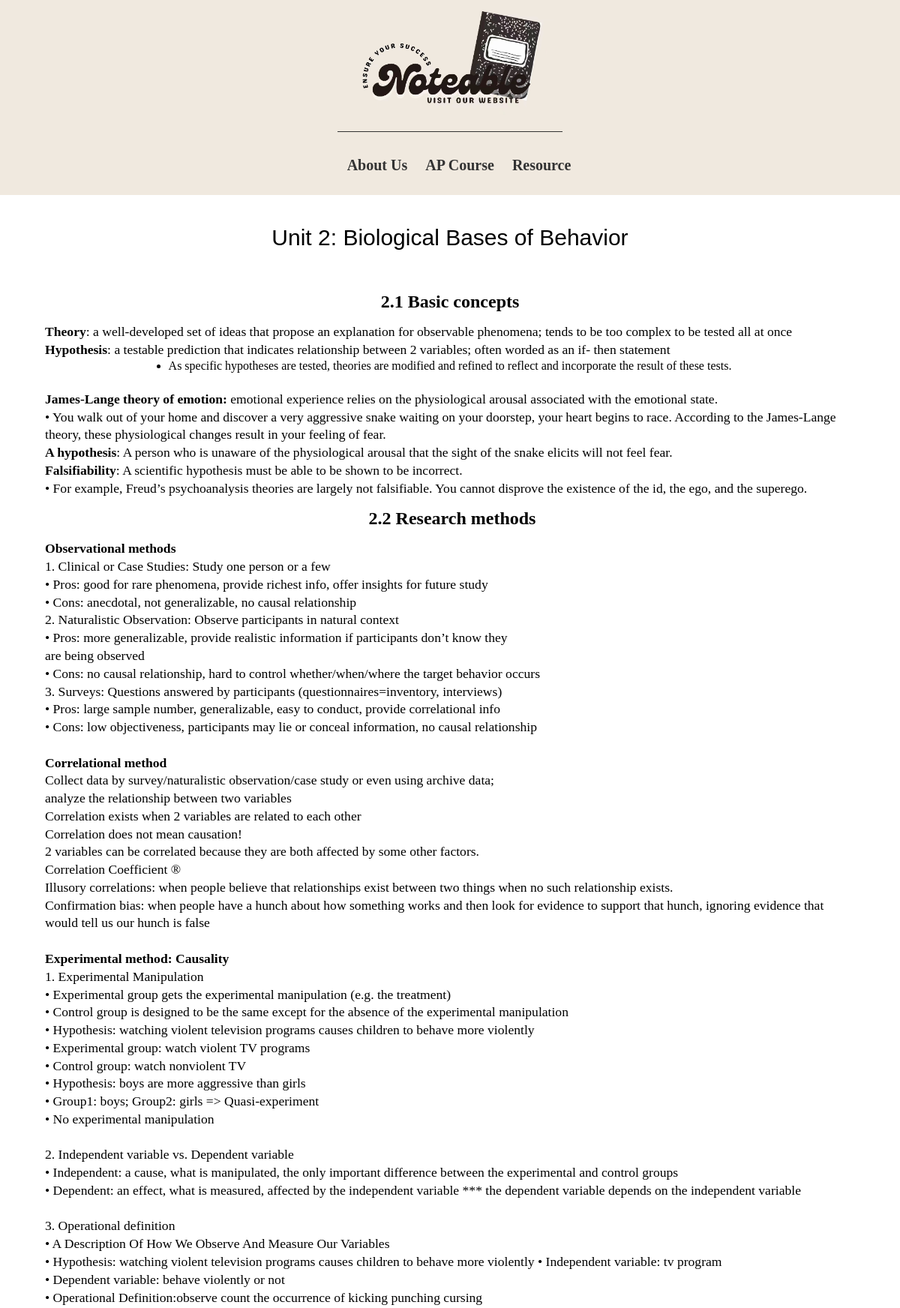
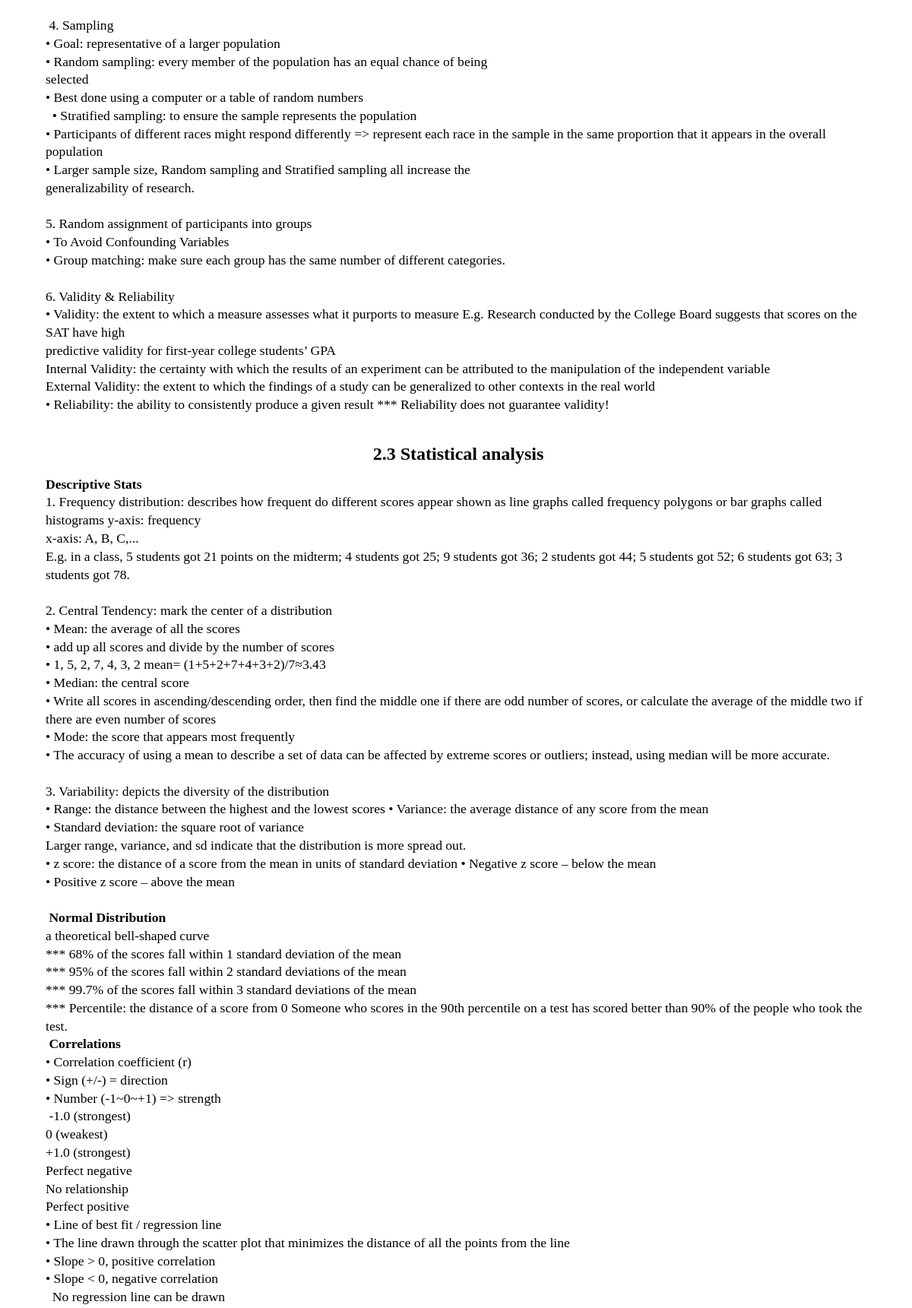
Page /course/psychology/2 (upper part) on the committed database (2 pictures, top to bottom).
### course/models.py (models this page shows, shortened)
class Psychology(models.Model):
    title = models.CharField(max_length = 50) #chapter title
    intro = models.CharField(max_length = 288,default = "") # breif intorduce of chapter
    notes = RichTextField(null=True) #notes
    """ notes = models.TextField(default="") #notes """

### course/views.py (the view)
# urls.py: path('psychology/<int:id>',views.psychology_notes, name="psychology_notes"),#psychology notes
def psychology_notes(request,id):
    psychology = Psychology.objects.get(id=id)
    dict_psychology = {}
    psychology.notes = markdown.markdown(psychology.notes,
    extension = [
        'markdown.extensison.extra',
        'markdown.extensions.codehilite'
    ])
    dict_psychology['chapter'] = psychology.title
    dict_psychology['notes'] = psychology.notes
    return render(request,'course/psychology_notes.html',dict_psychology)

### templates/course/psychology_notes.html
{% extends 'navigation.html' %}
{% block content %}
<div class="content">
    <div class="title">
        <a href="{% url 'psychology' %}">{{ chapter }}</a>
    </div>
    <div class="notes">
        {{ notes|safe }}
    </div>
</div>
{% endblock %}

### Home/static/Home/css/navigation.css (style rules this page uses)
* { margin: 0; padding: 0; list-style: none; text-decoration: none; }

### Home/static/course/css/course.css (style rules this page uses)
.title { display: flex; justify-content: center; align-items: center; }

### Home/static/course/css/chapter.css (style rules this page uses)
.title { display: flex; justify-content: center; align-items: center; font-size: 2.5vw; font-family:'Lucida Sans Regular', 'Lucida Grande', 'Lucida Sans Unicode', Geneva, Verdana, sans-serif; margin: 20px 0; }
.title a { color: black; }

### Home/static/course/css/notes.css (style rules this page uses)
.content { display: flex; justify-content: center; align-items: center; flex-direction: column; }
.notes { display: flex; justify-content: center; align-items: center; flex-direction: column; margin-top: 20px; width: 1080px; text-align: center; }
.notes p { display: inline-block; vertical-align: middle; text-align: left; font-size: 1.1em; width: 1080px; line-height: 1.35em; }
.notes h2 { margin: 15px 0; }

### rows in the picture
Psychology: title "Unit 2: Biological Bases of Behavior", notes "2.1 Basic concepts Theory : a well-developed set of ideas that propose an explanation for observable phenomena; tends to be too complex to be tested all at once Hypothesis : a testable prediction that indicates relationship between 2 variables; often worded as an if- then statement As specific hypotheses are tested, theories are modified and refined to reflect and incorporate the result of these tests. James-Lange theory of emotion: emotional experience relies on the physiological arousal associated with the emotional state. • You walk out of your home and discover a very aggressive snake waiting on your doorstep, your heart begins to race. According to the James-Lange theory, these…"
